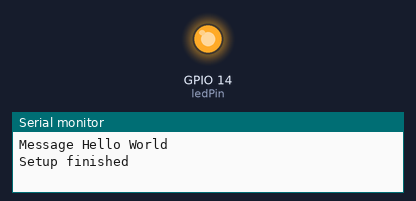
Bench run of a sketch on a simulated ESP8266 (NodeMCU). Shown: output pins drawn as LEDs (lit = HIGH), the last lines printed to the serial monitor.

Above: at 0.85 s.
At 4.2 s:
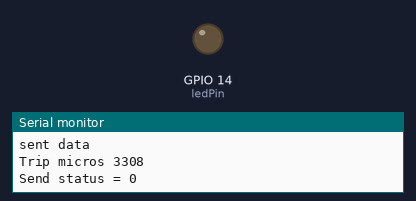
Timing chart, 0 to 4.6 s (numbered marks = the images above):
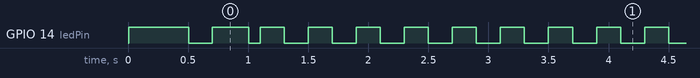

Measured:
- by itself, GPIO 14 (ledPin): goes LOW 0.20 s, HIGH 0.30 s, LOW 0.10 s, 322 × (HIGH 0.20 s, LOW 0.20 s), then HIGH
- by itself, everything shown: repeats every 3.6 s, in 18 steps

The sketch:

mestre.ino
```cpp
// neste programa o mestre ira enviar um dado hello world para o slave e fara o pareamento pelo MAC address

// EspnowController.ino

// a minimal program derived from
//          https://github.com/HarringayMakerSpace/ESP-Now

// This is the program that sends the data. (The Controller)

//=============

#include <ESP8266WiFi.h>
extern "C" {
    #include <espnow.h>
}

    // this is the MAC Address of the slave which receives the data
uint8_t remoteMac[] = {0x36, 0x33, 0x33, 0x33, 0x33, 0x33};

#define WIFI_CHANNEL 4

    // must match the slave struct
struct __attribute__((packed)) DataStruct {
    char text[32];
    unsigned long time;
};

DataStruct myData;

unsigned long lastSentMillis;
unsigned long sendIntervalMillis = 1000;
unsigned long sentMicros;
unsigned long ackMicros;

unsigned long lastBlinkMillis;
unsigned long fastBlinkMillis = 200;
unsigned long slowBlinkMillis = 700;
unsigned long blinkIntervalMillis = slowBlinkMillis;

byte ledPin = 14;


//==============

void setup() {
    Serial.begin(115200); Serial.println();
    Serial.println("Starting EspnowController.ino");

    WiFi.mode(WIFI_STA); // Station mode for esp-now controller
    WiFi.disconnect();

    Serial.printf("This mac: %s, ", WiFi.macAddress().c_str());
    Serial.printf("slave mac: %02x%02x%02x%02x%02x%02x", remoteMac[0], remoteMac[1], remoteMac[2], remoteMac[3], remoteMac[4], remoteMac[5]);

    Serial.printf(", channel: %i\n", WIFI_CHANNEL);

    if (esp_now_init() != 0) {
        Serial.println("*** ESP_Now init failed");
        while(true) {};
    }
    esp_now_set_self_role(ESP_NOW_ROLE_CONTROLLER);
    esp_now_add_peer(remoteMac, ESP_NOW_ROLE_SLAVE, WIFI_CHANNEL, NULL, 0);

    esp_now_register_send_cb(sendCallBackFunction);

    strcpy(myData.text, "Hello World");
    Serial.print("Message "); Serial.println(myData.text);

    pinMode(ledPin, OUTPUT);
    digitalWrite(ledPin, HIGH);
    delay(500);
    digitalWrite(ledPin, LOW);

    Serial.println("Setup finished");

}

//==============

void loop() {
    sendData();
    blinkLed();
}

//==============

void sendData() {
    if (millis() - lastSentMillis >= sendIntervalMillis) {
        lastSentMillis += sendIntervalMillis;
        myData.time = millis();
        uint8_t bs[sizeof(myData)];
        memcpy(bs, &myData, sizeof(myData));
        sentMicros = micros();
        esp_now_send(NULL, bs, sizeof(myData)); // NULL means send to all peers
        Serial.println("sent data");
    }
}

//==============

void sendCallBackFunction(uint8_t* mac, uint8_t sendStatus) {
    ackMicros = micros();
    Serial.print("Trip micros "); Serial.println(ackMicros - sentMicros);
    Serial.printf("Send status = %i", sendStatus);
    Serial.println();
    Serial.println();
    if (sendStatus == 0) {
        blinkIntervalMillis = fastBlinkMillis;
    }
    else {
        blinkIntervalMillis = slowBlinkMillis;
    }
}

//================

void blinkLed() {
    if (millis() - lastBlinkMillis >= blinkIntervalMillis) {
        lastBlinkMillis += blinkIntervalMillis;
        digitalWrite(ledPin, ! digitalRead(ledPin));
    }
}
```
